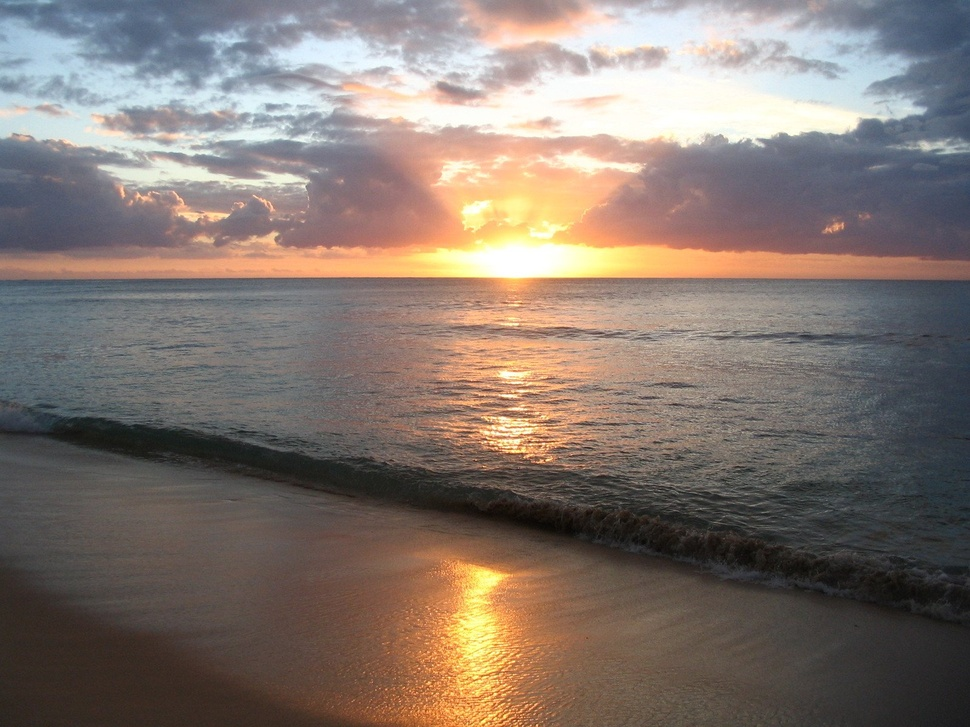
#> input picture lab_12/opencv/Imagenes/playa.jpg, 970 x 727 px, shrunk from 1600 x 1200 before the run
$ jupyter execute Jupyter_Lab_12.ipynb
#> lines starting #> are read from the running program, lines starting #| are printed output that depends on the picture
[cell 1]
import numpy as np
import matplotlib.pyplot as plt
from PIL import Image

### Ejercicio 1. Cree un arreglo de 5x5 donde los números sean aleatorios del 1 al 10

[cell 2]
arr = np.random.randint(1,11,25)
arr = arr.reshape(5,5)
arr

### Ejercicio 2.	Muestre solo el canal azul de la figura

[cell 3]
pic = Image.open('Imagenes/playa.jpg')
#> pic is the input picture: PIL image 970x727 RGB; mean R, G, B 131.2, 118.7, 111.2
pic_arr = np.asarray(pic)
plt.imshow(pic_arr)

[cell 4]
pic_blue = pic_arr.copy()
pic_blue[:,:,0] = 0
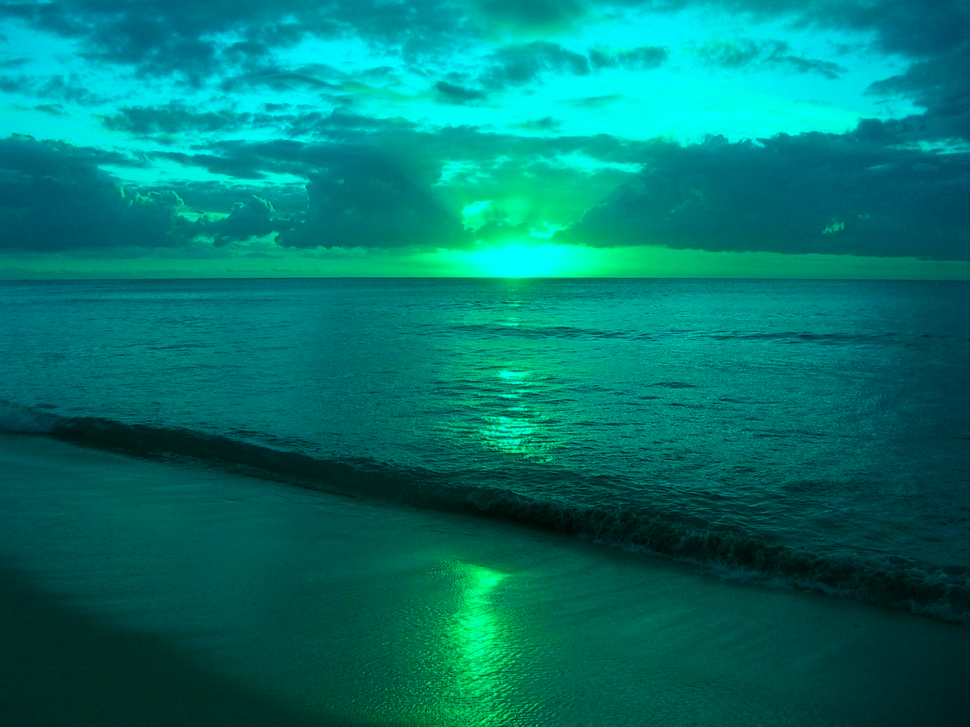
#> pic_blue: shape (727, 970, 3); mean R, G, B 0, 118.7, 111.2
pic_blue[:,:,1] = 0
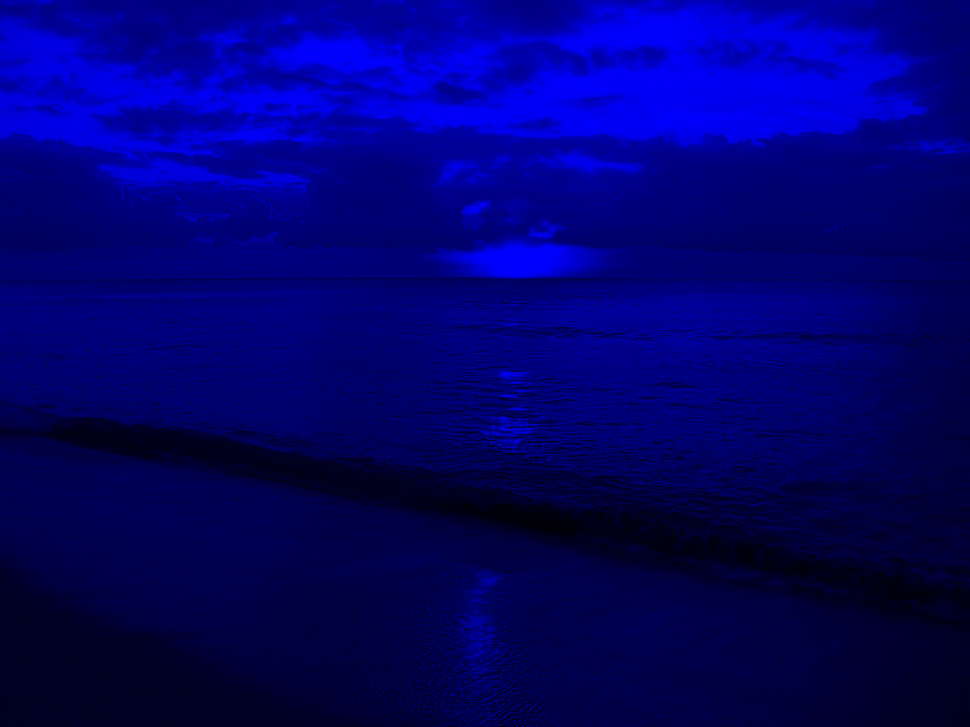
#> pic_blue: shape (727, 970, 3); mean R, G, B 0, 0, 111.2
plt.imshow(pic_blue)

### Ejercicio 3. Cambie la imagen a escala de grises

[cell 5]
plt.imshow(pic_arr[:,:,2], cmap='gray')
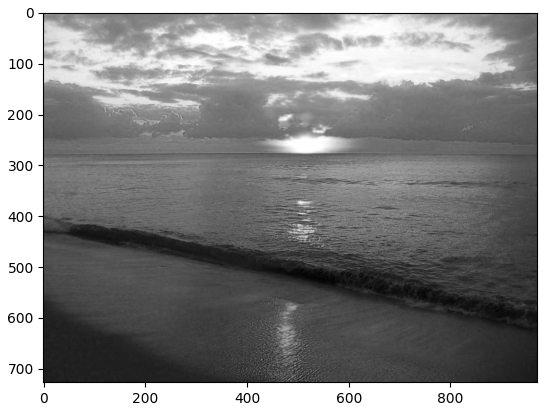
#> figure drawn by matplotlib, 1 panel

### Ejercicio 4. Guarde una nueva imagen que contenga solo los canales rojo y verde

[cell 6]
import cv2

[cell 7]
img_cv = cv2.imread('Imagenes/playa.jpg') # trabaja con canales BGR
img_rg = img_cv.copy()

img_rg[:,:,0] = 0  # aqui se anula el canal Blue
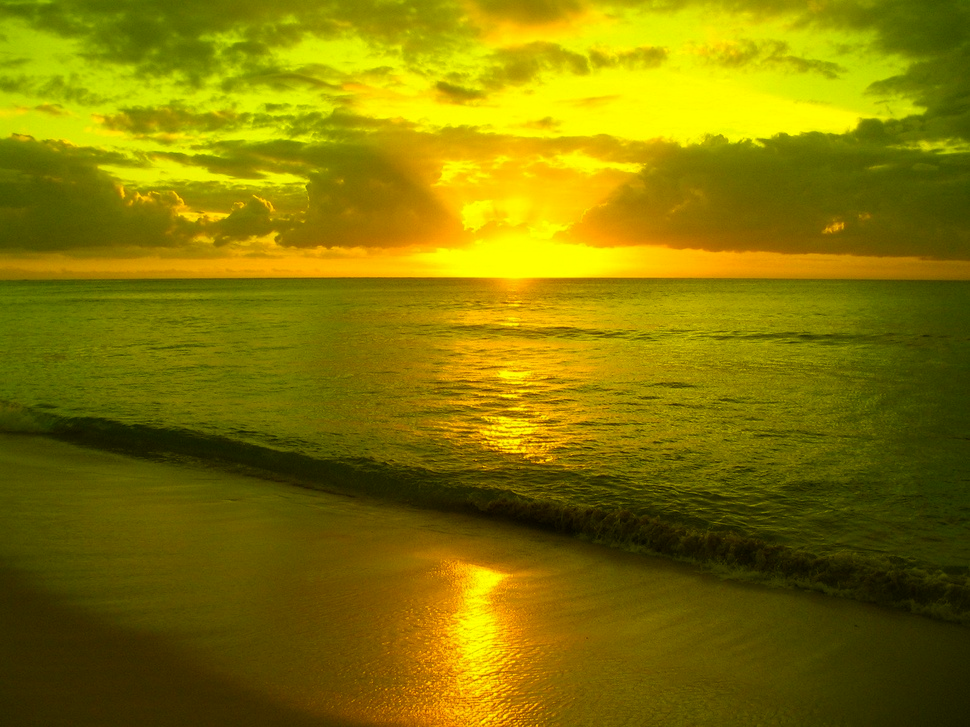
#> img_rg: shape (727, 970, 3); mean B, G, R 0, 118.7, 131.2
cv2.imwrite('Imagenes/img_rg.png',img_rg)

cv2.imshow('red y green', img_rg) # visualizacion del resultado
cv2.waitKey(0)
cv2.destroyAllWindows()

### Ejercicio 5. Guarde una nueva imagen que muestre la imagen en escala de grises

[cell 8]
img_gris = cv2.imread('Imagenes/playa.jpg',0) # el segundo parámetro en cero anula los colores
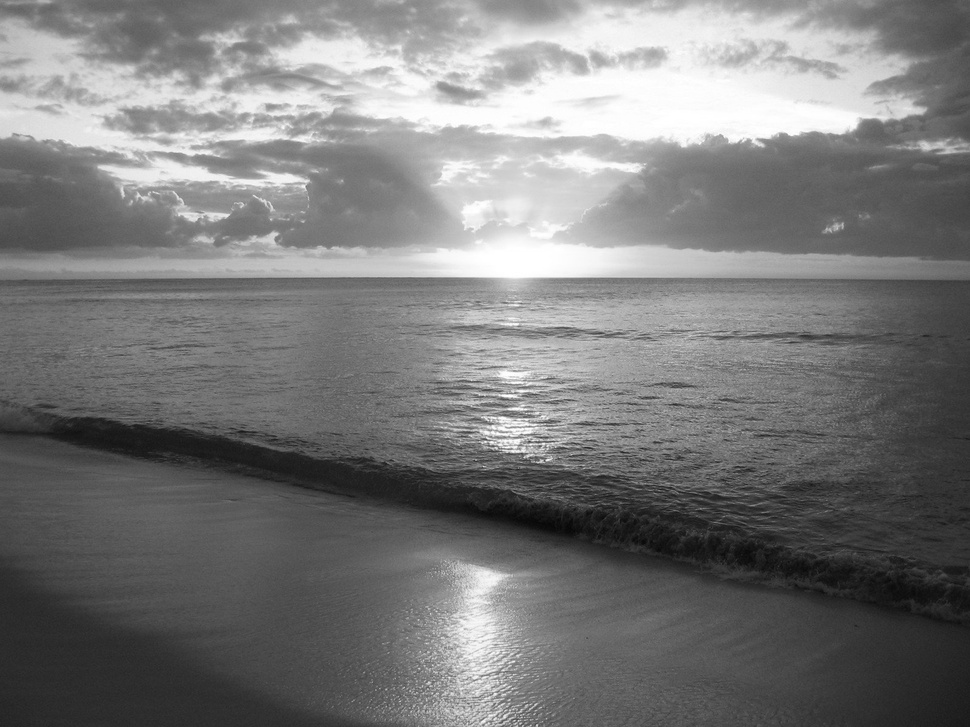
#> img_gris: shape (727, 970); min 6, max 255, mean 121.6
cv2.imwrite('Imagenes/img_gris.png',img_gris)

cv2.imshow('grises', img_gris) # visualización del resultado
cv2.waitKey(0)
cv2.destroyAllWindows()
